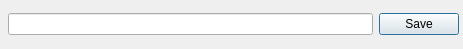
<?xml version="1.0" encoding="UTF-8"?>
<ui version="4.0">
 <class>save_result_dialog_box</class>
 <widget class="QDialog" name="save_result_dialog_box">
  <property name="geometry">
   <rect>
    <x>0</x>
    <y>0</y>
    <width>463</width>
    <height>49</height>
   </rect>
  </property>
  <property name="maximumSize">
   <size>
    <width>463</width>
    <height>49</height>
   </size>
  </property>
  <property name="windowTitle">
   <string>Result Name</string>
  </property>
  <layout class="QHBoxLayout" name="horizontalLayout_2">
   <property name="leftMargin">
    <number>8</number>
   </property>
   <property name="topMargin">
    <number>4</number>
   </property>
   <property name="rightMargin">
    <number>4</number>
   </property>
   <property name="bottomMargin">
    <number>4</number>
   </property>
   <item>
    <layout class="QHBoxLayout" name="horizontalLayout">
     <item>
      <widget class="QLineEdit" name="lineEdit_name"/>
     </item>
     <item>
      <widget class="QPushButton" name="pushButton_save">
       <property name="minimumSize">
        <size>
         <width>80</width>
         <height>0</height>
        </size>
       </property>
       <property name="text">
        <string>Save</string>
       </property>
      </widget>
     </item>
    </layout>
   </item>
  </layout>
 </widget>
 <resources/>
 <connections/>
</ui>
